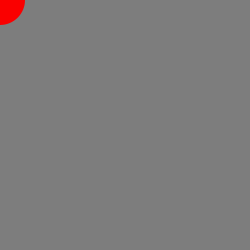
Frame 1 (no input)
Frame 60 (the mouse pressed at the canvas centre just before this capture): identical to frame 1, image omitted
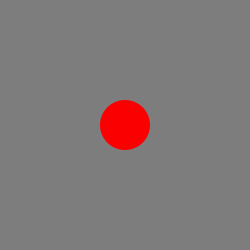
Frame 120 (the mouse held since frame 60 and released just before this capture)

The Processing sketch that drew these frames (run headless with seeded random() and noise(); from frame 60 on, the mouse is pressed at the canvas centre):

// Processing sketch: processing_172823
// ── processing_172823.pde

void setup(){
size(250,250); //resize the screen
}

void draw(){
   fill(250,0,0);
     background(125);
         noStroke();
     
  ellipse(mouseX,mouseY,50,50);

}
